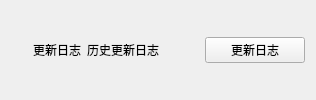
             <widget class="QWidget" name="widget_5_4" native="true">
              <property name="styleSheet">
               <string notr="true"/>
              </property>
              <layout class="QHBoxLayout" name="horizontalLayout_45">
               <item>
                <widget class="IconWidget" name="icon_update" native="true">
                 <property name="sizePolicy">
                  <sizepolicy hsizetype="Fixed" vsizetype="Fixed">
                   <horstretch>0</horstretch>
                   <verstretch>0</verstretch>
                  </sizepolicy>
                 </property>
                 <property name="minimumSize">
                  <size>
                   <width>16</width>
                   <height>16</height>
                  </size>
                 </property>
                </widget>
               </item>
               <item>
                <widget class="StrongBodyLabel" name="label_28">
                 <property name="sizePolicy">
                  <sizepolicy hsizetype="Fixed" vsizetype="Preferred">
                   <horstretch>0</horstretch>
                   <verstretch>0</verstretch>
                  </sizepolicy>
                 </property>
                 <property name="text">
                  <string>更新日志</string>
                 </property>
                </widget>
               </item>
               <item>
                <widget class="CaptionLabel" name="label_29">
                 <property name="sizePolicy">
                  <sizepolicy hsizetype="Fixed" vsizetype="Preferred">
                   <horstretch>0</horstretch>
                   <verstretch>0</verstretch>
                  </sizepolicy>
                 </property>
                 <property name="text">
                  <string>历史更新日志</string>
                 </property>
                </widget>
               </item>
               <item>
                <spacer name="horizontalSpacer_17">
                 <property name="orientation">
                  <enum>Qt::Horizontal</enum>
                 </property>
                 <property name="sizeHint" stdset="0">
                  <size>
                   <width>40</width>
                   <height>20</height>
                  </size>
                 </property>
                </spacer>
               </item>
               <item>
                <widget class="PushButton" name="btn_update_log">
                 <property name="sizePolicy">
                  <sizepolicy hsizetype="Fixed" vsizetype="Fixed">
                   <horstretch>0</horstretch>
                   <verstretch>0</verstretch>
                  </sizepolicy>
                 </property>
                 <property name="minimumSize">
                  <size>
                   <width>100</width>
                   <height>0</height>
                  </size>
                 </property>
                 <property name="text">
                  <string>更新日志</string>
                 </property>
                </widget>
               </item>
              </layout>
             </widget>
